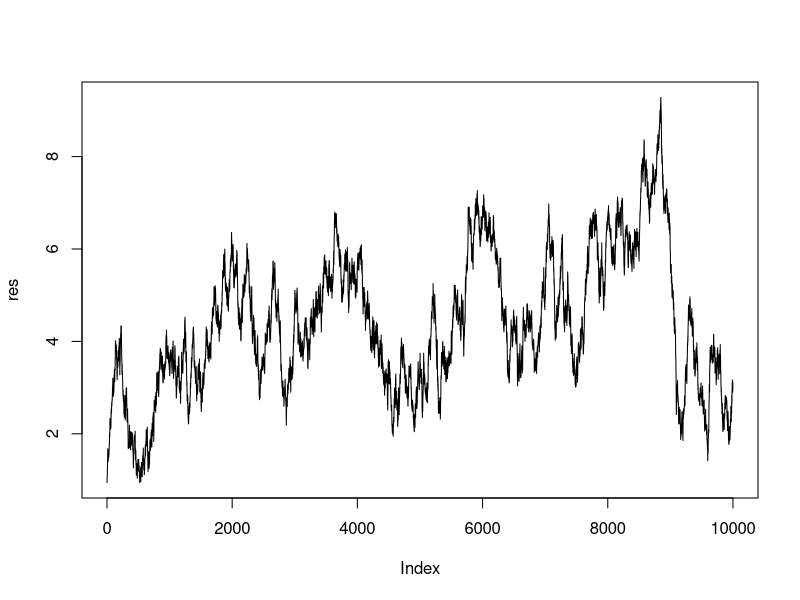
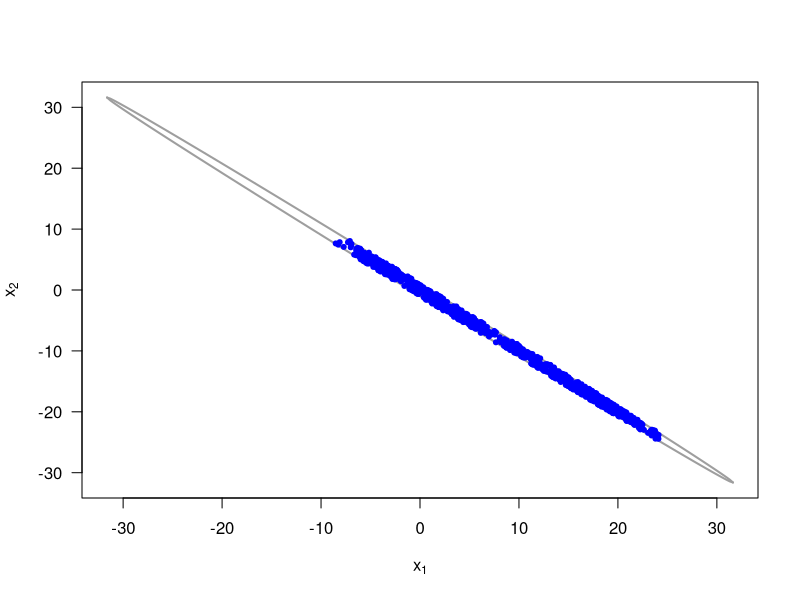

Source code (R) for these figures, in order:

f <- function(x)
{
  return(120 * x ^ 5 * exp(-x))
}


res <- c()
xt <- 1
set.seed(123)

for (i in 1:10000) {

  xcan <- rnorm(1,xt, 0.1)
R <- min(f(xcan)* dnorm(xt,xcan, 0.1)/f(xt)/dnorm(xcan,xt,0.1), 1)

ifelse (R> runif(1) , xn <- xcan, xn<-xt)
res<- c(res, xn)
xt <- xn

}

plot(res, type ='l')

# 设置参数
w <- 1.999
n_samples <- 1000  # 采样数量

# 计算给定 x1 时的 x2 取值范围
ellipse_bounds <- function(x1) {
  inside_sqrt <- 1 - (1 - w^2 / 4) * x1^2
  if (inside_sqrt < 0) {
    return(c(NA, NA))  # 避免 NaN
  }
  lower <- -(w / 2) * x1 - sqrt(inside_sqrt)
  upper <- -(w / 2) * x1 + sqrt(inside_sqrt)
  return(c(lower, upper))
}

# 画出椭圆边界

w  <- 1.999
xv <- seq(-1, 1, by=0.01) * 1/sqrt(1-w^2/4)  # a range of x1-values, where the term below the root is non-negative (compare Lecture 4)
plot(xv, xv, type="n", xlab=expression(x[1]), ylab=expression(x[2]), las=1)
# ellipse
lines(xv, -(w/2)*xv-sqrt(1-(1-w^2/4)*xv^2), lwd=2, col=8)
lines(xv, -(w/2)*xv+sqrt(1-(1-w^2/4)*xv^2), lwd=2, col=8)

# 初始化 Gibbs 采样
set.seed(123)
res <- data.frame(x1 = 0, x2 = 0)  # 随机初始化一个合法点

for (i in 1:n_samples) {
  last_x2 <- tail(res$x2, 1)  # 获取最新的 x2 值
  x1_range <- ellipse_bounds(last_x2)  # 计算 x1 的可行范围

  if (!any(is.na(x1_range))) {
    x1_new <- runif(1, x1_range[1], x1_range[2])  # 在合法范围内采样
  } else {
    x1_new <- NA
  }
browser()
  x2_range <- ellipse_bounds(x1_new)  # 计算新的 x2 取值范围
  if (!any(is.na(x2_range))) {
    x2_new <- runif(1, x2_range[1], x2_range[2])  # 在合法范围内采样
  } else {
    x2_new <- NA
  }

  res_add <- data.frame(x1 = x1_new, x2 = x2_new)
  res <- rbind(res, res_add)  # 追加数据
}

# 绘制 Gibbs 采样点
points(res$x1, res$x2, col = "blue", pch = 20)
